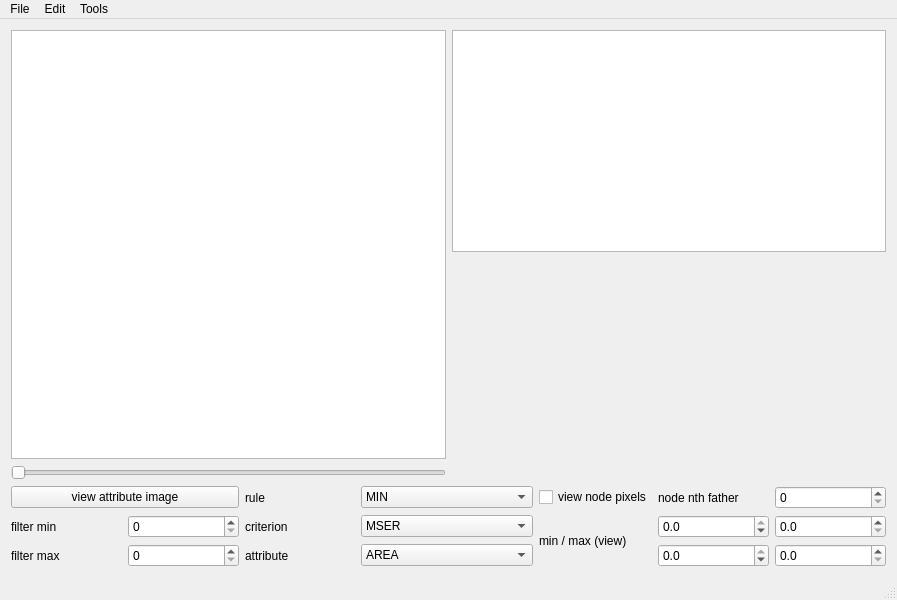
<?xml version="1.0" encoding="UTF-8"?>
<ui version="4.0">
 <class>GUILibTIM</class>
 <widget class="QMainWindow" name="GUILibTIM">
  <property name="geometry">
   <rect>
    <x>0</x>
    <y>0</y>
    <width>897</width>
    <height>600</height>
   </rect>
  </property>
  <property name="windowTitle">
   <string>GUILibTIM</string>
  </property>
  <widget class="QWidget" name="centralwidget">
   <layout class="QVBoxLayout" name="mainLayout">
    <item>
     <layout class="QHBoxLayout" name="horizontalLayout_main">
      <item>
       <layout class="QVBoxLayout" name="verticalLayout_left">
        <item>
         <widget class="QGraphicsViewClick" name="graphicsView_1"/>
        </item>
        <item>
         <widget class="QSlider" name="horizontalSlider_Z">
          <property name="enabled">
           <bool>false</bool>
          </property>
          <property name="orientation">
           <enum>Qt::Horizontal</enum>
          </property>
         </widget>
        </item>
       </layout>
      </item>
      <item>
       <layout class="QVBoxLayout" name="verticalLayout_right">
        <item>
         <widget class="QGraphicsViewClick" name="graphicsView_2"/>
        </item>
        <item>
         <widget class="QChartView" name="chartView" native="true">
          <property name="sizePolicy">
           <sizepolicy hsizetype="Expanding" vsizetype="Expanding">
            <horstretch>0</horstretch>
            <verstretch>0</verstretch>
           </sizepolicy>
          </property>
         </widget>
        </item>
       </layout>
      </item>
     </layout>
    </item>
    <item>
     <layout class="QGridLayout" name="gridLayout_bottom">
      <item row="2" column="3">
       <widget class="QComboBox" name="comboBox_attribute">
        <property name="currentIndex">
         <number>1</number>
        </property>
        <item>
         <property name="text">
          <string>H</string>
         </property>
        </item>
        <item>
         <property name="text">
          <string>AREA</string>
         </property>
        </item>
        <item>
         <property name="text">
          <string>MSER</string>
         </property>
        </item>
        <item>
         <property name="text">
          <string>CONTRAST</string>
         </property>
        </item>
        <item>
         <property name="text">
          <string>VOLUME</string>
         </property>
        </item>
        <item>
         <property name="text">
          <string>MGB</string>
         </property>
        </item>
        <item>
         <property name="text">
          <string>COMPLEXITY</string>
         </property>
        </item>
        <item>
         <property name="text">
          <string>COMPACITY</string>
         </property>
        </item>
       </widget>
      </item>
      <item row="1" column="5">
       <widget class="QDoubleSpinBox" name="doubleSpinBox_min_criterion">
        <property name="decimals">
         <number>1</number>
        </property>
        <property name="minimum">
         <double>-16777216.000000000000000</double>
        </property>
        <property name="maximum">
         <double>0.000000000000000</double>
        </property>
       </widget>
      </item>
      <item row="0" column="3">
       <widget class="QComboBox" name="comboBox_selection_rule">
        <item>
         <property name="text">
          <string>MIN</string>
         </property>
        </item>
        <item>
         <property name="text">
          <string>MAX</string>
         </property>
        </item>
        <item>
         <property name="text">
          <string>DIRECT</string>
         </property>
        </item>
       </widget>
      </item>
      <item row="2" column="2">
       <widget class="QLabel" name="label_attribute">
        <property name="text">
         <string>attribute</string>
        </property>
       </widget>
      </item>
      <item row="1" column="0">
       <widget class="QLabel" name="label_filter_min">
        <property name="text">
         <string>filter min</string>
        </property>
       </widget>
      </item>
      <item row="2" column="6">
       <widget class="QDoubleSpinBox" name="doubleSpinBox_max_attribute">
        <property name="decimals">
         <number>1</number>
        </property>
        <property name="maximum">
         <double>16777216.000000000000000</double>
        </property>
       </widget>
      </item>
      <item row="1" column="4" rowspan="2">
       <widget class="QLabel" name="label_max_value">
        <property name="text">
         <string>min / max (view)</string>
        </property>
       </widget>
      </item>
      <item row="1" column="2">
       <widget class="QLabel" name="label_criterion">
        <property name="text">
         <string>criterion</string>
        </property>
       </widget>
      </item>
      <item row="2" column="0">
       <widget class="QLabel" name="label_filter_max">
        <property name="text">
         <string>filter max</string>
        </property>
       </widget>
      </item>
      <item row="0" column="4">
       <widget class="QCheckBox" name="checkBox_view_node">
        <property name="text">
         <string>view node pixels</string>
        </property>
       </widget>
      </item>
      <item row="0" column="5">
       <widget class="QLabel" name="label_view_node_branch">
        <property name="text">
         <string>node nth father</string>
        </property>
       </widget>
      </item>
      <item row="1" column="3">
       <widget class="QComboBox" name="comboBox_criterion">
        <property name="currentIndex">
         <number>4</number>
        </property>
        <item>
         <property name="text">
          <string>AREA_D_AREAN_H</string>
         </property>
        </item>
        <item>
         <property name="text">
          <string>AREA_D_AREAN_H_D</string>
         </property>
        </item>
        <item>
         <property name="text">
          <string>AREA_D_H</string>
         </property>
        </item>
        <item>
         <property name="text">
          <string>AREA_D_AREAN</string>
         </property>
        </item>
        <item>
         <property name="text">
          <string>MSER</string>
         </property>
        </item>
        <item>
         <property name="text">
          <string>AREA_D_DELTA_H</string>
         </property>
        </item>
        <item>
         <property name="text">
          <string>AREA_D_DELTA_AREAF</string>
         </property>
        </item>
        <item>
         <property name="text">
          <string>MGB</string>
         </property>
        </item>
        <item>
         <property name="text">
          <string>COMPLEXITY</string>
         </property>
        </item>
        <item>
         <property name="text">
          <string>COMPACITY</string>
         </property>
        </item>
       </widget>
      </item>
      <item row="0" column="2">
       <widget class="QLabel" name="label_rule">
        <property name="text">
         <string>rule</string>
        </property>
       </widget>
      </item>
      <item row="1" column="6">
       <widget class="QDoubleSpinBox" name="doubleSpinBox_max_criterion">
        <property name="decimals">
         <number>1</number>
        </property>
        <property name="maximum">
         <double>16777216.000000000000000</double>
        </property>
       </widget>
      </item>
      <item row="2" column="5">
       <widget class="QDoubleSpinBox" name="doubleSpinBox_min_attribute">
        <property name="decimals">
         <number>1</number>
        </property>
        <property name="minimum">
         <double>-16777216.000000000000000</double>
        </property>
        <property name="maximum">
         <double>0.000000000000000</double>
        </property>
       </widget>
      </item>
      <item row="0" column="6">
       <widget class="QSpinBox" name="spinBox_view_node_branch">
        <property name="maximum">
         <number>255</number>
        </property>
       </widget>
      </item>
      <item row="0" column="0" colspan="2">
       <widget class="QPushButton" name="pushButton_view_attribute_image">
        <property name="text">
         <string>view attribute image</string>
        </property>
       </widget>
      </item>
      <item row="2" column="1">
       <widget class="QDoubleSpinBox" name="doubleSpinBox_filter_max">
        <property name="decimals">
         <number>0</number>
        </property>
        <property name="maximum">
         <double>1000000000000000000.000000000000000</double>
        </property>
       </widget>
      </item>
      <item row="1" column="1">
       <widget class="QDoubleSpinBox" name="doubleSpinBox_filter_min">
        <property name="decimals">
         <number>0</number>
        </property>
        <property name="maximum">
         <double>1000000000000000000.000000000000000</double>
        </property>
       </widget>
      </item>
     </layout>
    </item>
   </layout>
  </widget>
  <widget class="QMenuBar" name="menubar">
   <property name="geometry">
    <rect>
     <x>0</x>
     <y>0</y>
     <width>897</width>
     <height>22</height>
    </rect>
   </property>
   <widget class="QMenu" name="menuFile">
    <property name="title">
     <string>File</string>
    </property>
    <addaction name="actionImport_Image"/>
    <addaction name="actionImport_ImageSequence"/>
    <addaction name="actionExport_Image"/>
   </widget>
   <widget class="QMenu" name="menuEdit">
    <property name="title">
     <string>Edit</string>
    </property>
    <addaction name="actionInvert_Image"/>
   </widget>
   <widget class="QMenu" name="menuTools">
    <property name="title">
     <string>Tools</string>
    </property>
    <widget class="QMenu" name="menuFiltering">
     <property name="title">
      <string>Filtering</string>
     </property>
     <addaction name="actionFilterArea"/>
     <addaction name="actionFilterContrast"/>
    </widget>
    <widget class="QMenu" name="menuMorphology">
     <property name="title">
      <string>Morphology</string>
     </property>
     <addaction name="actionMorphological_Gradient"/>
     <addaction name="actionInternal_Morphological_Gradient"/>
     <addaction name="actionExternal_Morphological_Gradient"/>
    </widget>
    <addaction name="menuMorphology"/>
    <addaction name="menuFiltering"/>
   </widget>
   <addaction name="menuFile"/>
   <addaction name="menuEdit"/>
   <addaction name="menuTools"/>
  </widget>
  <widget class="QStatusBar" name="statusbar"/>
  <action name="actionImport_Image">
   <property name="text">
    <string>Import Image</string>
   </property>
  </action>
  <action name="actionImport_ImageSequence">
   <property name="text">
    <string>Import Image Sequence</string>
   </property>
  </action>
  <action name="actionInvert_Image">
   <property name="text">
    <string>Invert Image</string>
   </property>
  </action>
  <action name="actionFilterArea">
   <property name="text">
    <string>Area</string>
   </property>
   <property name="shortcut">
    <string>Shift+A</string>
   </property>
  </action>
  <action name="actionFilterContrast">
   <property name="text">
    <string>Contrast</string>
   </property>
   <property name="shortcut">
    <string>Shift+C</string>
   </property>
  </action>
  <action name="actionMorphological_Gradient">
   <property name="text">
    <string>Morphological Gradient</string>
   </property>
  </action>
  <action name="actionInternal_Morphological_Gradient">
   <property name="text">
    <string>Internal Morphological Gradient</string>
   </property>
  </action>
  <action name="actionExternal_Morphological_Gradient">
   <property name="text">
    <string>External Morphological Gradient</string>
   </property>
  </action>
  <action name="actionExport_Image">
   <property name="text">
    <string>Export Image</string>
   </property>
  </action>
 </widget>
 <layoutdefault spacing="6" margin="11"/>
 <customwidgets>
  <customwidget>
   <class>QGraphicsViewClick</class>
   <extends>QGraphicsView</extends>
   <header>GUILibTIM/qgraphicsviewclick.h</header>
  </customwidget>
  <customwidget>
   <class>QChartView</class>
   <extends>QWidget</extends>
   <header>QChartView</header>
   <container>1</container>
  </customwidget>
 </customwidgets>
 <tabstops>
  <tabstop>graphicsView_1</tabstop>
  <tabstop>graphicsView_2</tabstop>
  <tabstop>horizontalSlider_Z</tabstop>
  <tabstop>pushButton_view_attribute_image</tabstop>
  <tabstop>doubleSpinBox_filter_min</tabstop>
  <tabstop>doubleSpinBox_filter_max</tabstop>
  <tabstop>comboBox_selection_rule</tabstop>
  <tabstop>comboBox_criterion</tabstop>
  <tabstop>comboBox_attribute</tabstop>
  <tabstop>checkBox_view_node</tabstop>
  <tabstop>doubleSpinBox_min_criterion</tabstop>
  <tabstop>doubleSpinBox_min_attribute</tabstop>
  <tabstop>spinBox_view_node_branch</tabstop>
  <tabstop>doubleSpinBox_max_criterion</tabstop>
  <tabstop>doubleSpinBox_max_attribute</tabstop>
 </tabstops>
 <resources/>
 <connections/>
</ui>
